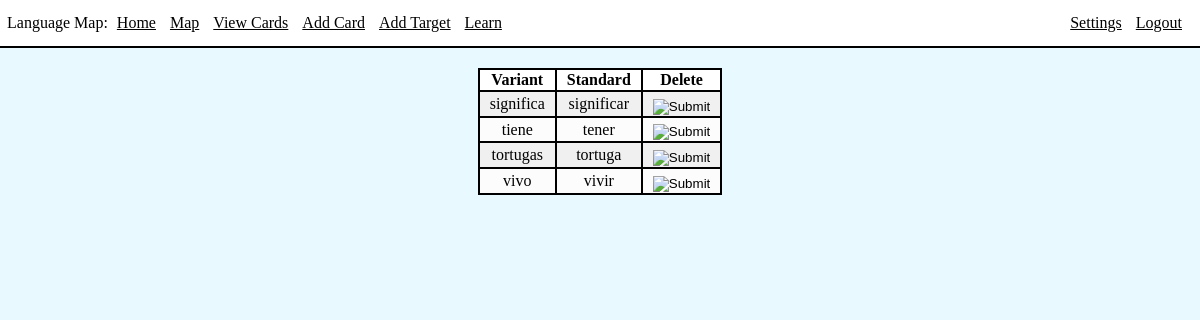
/variants (signed in), run on an earlier commit of the app's database.
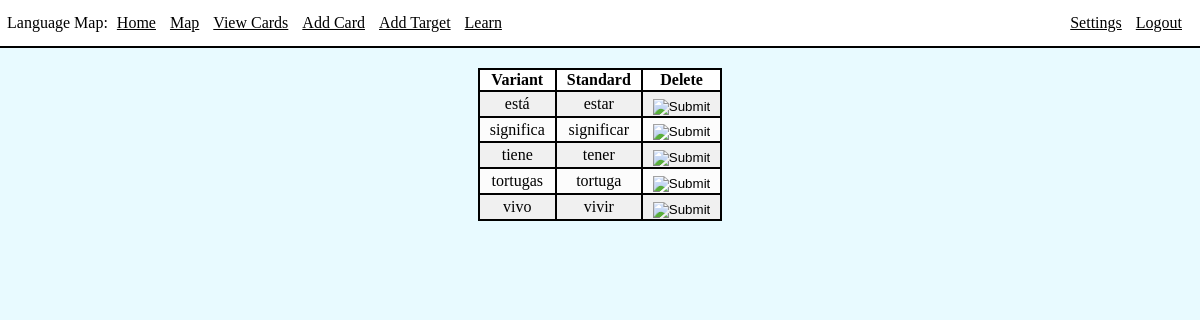
And on a later commit of the database.
### app/models.py (models this page shows, shortened)
class Variant(db.Model):
    id = db.Column(db.Integer, primary_key=True)
    varWord = db.Column(db.String(20), index=True)
    standardID = db.Column(db.Integer, db.ForeignKey('card.id'))

class Card(db.Model):
    id = db.Column(db.Integer, primary_key=True)
    word = db.Column(db.String(64), index=True, unique=True)
    translation = db.Column(db.String(1000), index=True)
    status = db.Column(db.String(64), index=True)
    nextReviewDate = db.Column(db.Date, index=True)
    lastInterval = db.Column(db.Integer)
    variants = db.relationship("Variant", backref='card', lazy=True)

### app/routes.py (the view)
@app.route('/variants', methods=['GET', 'POST'])
@login_required
def variants():
    variants = Variant.query.filter().order_by(Variant.varWord)
    return render_template('variants.html', title='Manage Variants', variants=variants)

### app/models.py (called while the page is built)
@login.user_loader
def load_user(id):
    return User.query.get(int(id))

### app/templates/variants.html
{% extends 'base.html' %}
{% block content %}
    <div class="int">
        <table>
            <thead>
                <th>Variant</th>
                <th>Standard</th>
                <th>Delete</th>
            </thead>
            <tbody>
            {% for variant in variants %}
            <tr>
                <td>{{ variant.varWord }}</td>
                <td>{{ variant.card.word }}</td>
                <td>
                    <form action="{{ url_for('deleteVariant', variantID=variant.id) }}" method="POST">
                        <input type="image" class="btnimg" src="../static/images/delete.png">
                    </form>
                </td>
            </tr>
            {% endfor %}
            </tbody>
        </table>
    </div>
{% endblock %}

What changed in the data, as far as the page shows it:
added Variant: varWord "está", card.word "estar"
